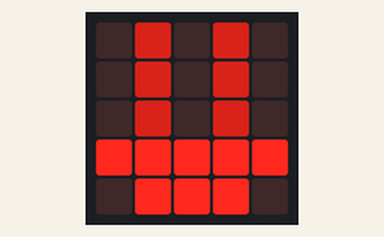
The program below on a simulated BBC micro:bit running MicroPython. Shown: the board's 5×5 LED display. Dim RGB values are drawn brighter than linear. At 1.2 s the program stops and its outputs stay as they are.

Above: at 0.1 s.
At 0.51 s:
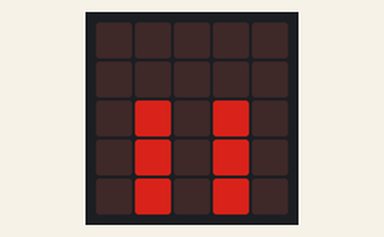
At 0.91 s:
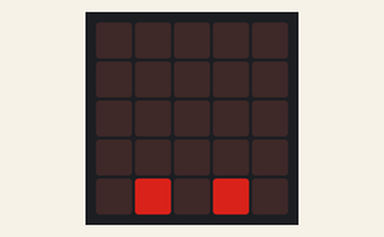

The program:

display.py
```python
from microbit import *

# built-in Images
# Image.HEART
# Image.HEART_SMALL
# Image.HAPPY
# Image.SMILE
# Image.SAD
# Image.CONFUSED
# Image.ANGRY
# Image.ASLEEP
# Image.SURPRISED
# Image.SILLY
# Image.FABULOUS
# Image.MEH
# Image.YES
# Image.NO
# Image.CLOCK12, Image.CLOCK11, Image.CLOCK10, Image.CLOCK9, Image.CLOCK8, Image.
# CLOCK7, Image.CLOCK6, Image.CLOCK5, Image.CLOCK4, Image.CLOCK3, Image.CLOCK2,
# Image.CLOCK1
# Image.ARROW_N, Image.ARROW_NE, Image.ARROW_E, Image.ARROW_SE, Image.ARROW_S,
# Image.ARROW_SW, Image.ARROW_W, Image.ARROW_NW
# Image.TRIANGLE
# Image.TRIANGLE_LEFT
# Image.CHESSBOARD
# Image.DIAMOND
# Image.DIAMOND_SMALL
# Image.SQUARE
# Image.SQUARE_SMALL
# Image.RABBIT
# Image.COW
# Image.MUSIC_CROTCHET
# Image.MUSIC_QUAVER
# Image.MUSIC_QUAVERS
# Image.PITCHFORK
# Image.XMAS
# Image.PACMAN
# Image.TARGET
# Image.TSHIRT
# Image.ROLLERSKATE
# Image.DUCK
# Image.HOUSE
# Image.TORTOISE
# Image.BUTTERFLY
# Image.STICKFIGURE
# Image.GHOST
# Image.SWORD
# Image.GIRAFFE
# Image.SKULL
# Image.UMBRELLA
# Image.SNAKE

# Image.ALL_CLOCKS and Image.ALL_ARROWS

#display.scroll("Hello, World!")
#display.show(Image.ROLLERSKATE)

boat = Image("05050:"
             "05050:"
             "05050:"
             "99999:"
             "09990")
#display.show(boat)

#display.show(Image.ALL_CLOCKS, loop=True, delay=20)

boat1 = Image("05050:"
            "05050:"
            "05050:"
            "99999:"
            "09990")
boat2 = Image("00000:"
            "05050:"
            "05050:"
            "05050:"
            "99999")
boat3 = Image("00000:"
            "00000:"
            "05050:"
            "05050:"
            "05050")
boat4 = Image("00000:"
            "00000:"
            "00000:"
            "05050:"
            "05050")
boat5 = Image("00000:"
            "00000:"
            "00000:"
            "00000:"
            "05050")
boat6 = Image("00000:"
            "00000:"
            "00000:"
            "00000:"
            "00000")
all_boats = [boat1, boat2, boat3, boat4, boat5, boat6]
display.show(all_boats, delay=200)
```
